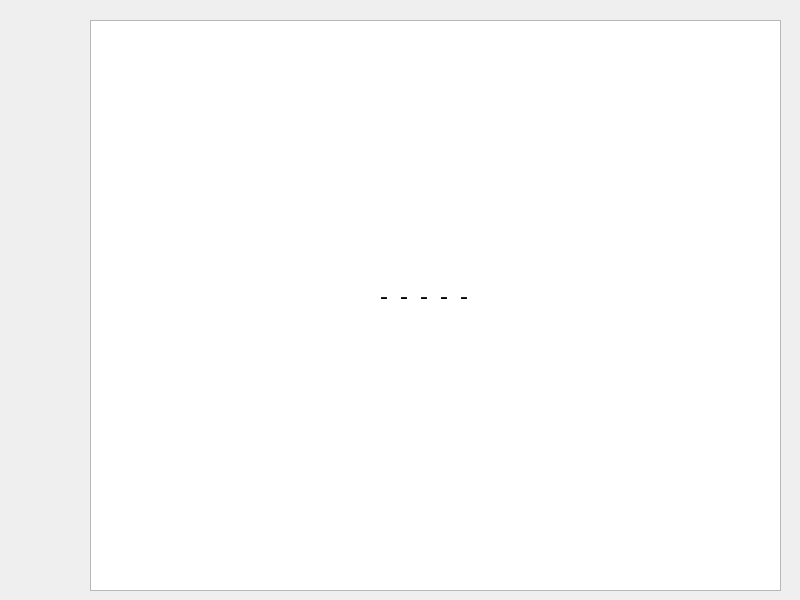
<?xml version="1.0" encoding="UTF-8"?>
<ui version="4.0">
 <class>Dialog</class>
 <widget class="QDialog" name="Dialog">
  <property name="geometry">
   <rect>
    <x>0</x>
    <y>0</y>
    <width>800</width>
    <height>600</height>
   </rect>
  </property>
  <property name="windowTitle">
   <string>Dialog</string>
  </property>
  <widget class="QGraphicsView" name="graphicsView">
   <property name="geometry">
    <rect>
     <x>90</x>
     <y>20</y>
     <width>691</width>
     <height>571</height>
    </rect>
   </property>
  </widget>
  <widget class="QLabel" name="label_0">
   <property name="geometry">
    <rect>
     <x>380</x>
     <y>260</y>
     <width>361</width>
     <height>71</height>
    </rect>
   </property>
   <property name="font">
    <font>
     <pointsize>18</pointsize>
    </font>
   </property>
   <property name="text">
    <string>-</string>
   </property>
  </widget>
  <widget class="QLabel" name="label_1">
   <property name="geometry">
    <rect>
     <x>400</x>
     <y>260</y>
     <width>56</width>
     <height>71</height>
    </rect>
   </property>
   <property name="font">
    <font>
     <pointsize>18</pointsize>
    </font>
   </property>
   <property name="text">
    <string>-</string>
   </property>
  </widget>
  <widget class="QLabel" name="label_2">
   <property name="geometry">
    <rect>
     <x>420</x>
     <y>260</y>
     <width>56</width>
     <height>71</height>
    </rect>
   </property>
   <property name="font">
    <font>
     <pointsize>18</pointsize>
    </font>
   </property>
   <property name="text">
    <string>-</string>
   </property>
  </widget>
  <widget class="QLabel" name="label_3">
   <property name="geometry">
    <rect>
     <x>440</x>
     <y>260</y>
     <width>56</width>
     <height>71</height>
    </rect>
   </property>
   <property name="font">
    <font>
     <pointsize>18</pointsize>
    </font>
   </property>
   <property name="text">
    <string>-</string>
   </property>
  </widget>
  <widget class="QLabel" name="label_4">
   <property name="geometry">
    <rect>
     <x>460</x>
     <y>260</y>
     <width>56</width>
     <height>71</height>
    </rect>
   </property>
   <property name="font">
    <font>
     <pointsize>18</pointsize>
    </font>
   </property>
   <property name="text">
    <string>-</string>
   </property>
  </widget>
 </widget>
 <resources/>
 <connections/>
</ui>
